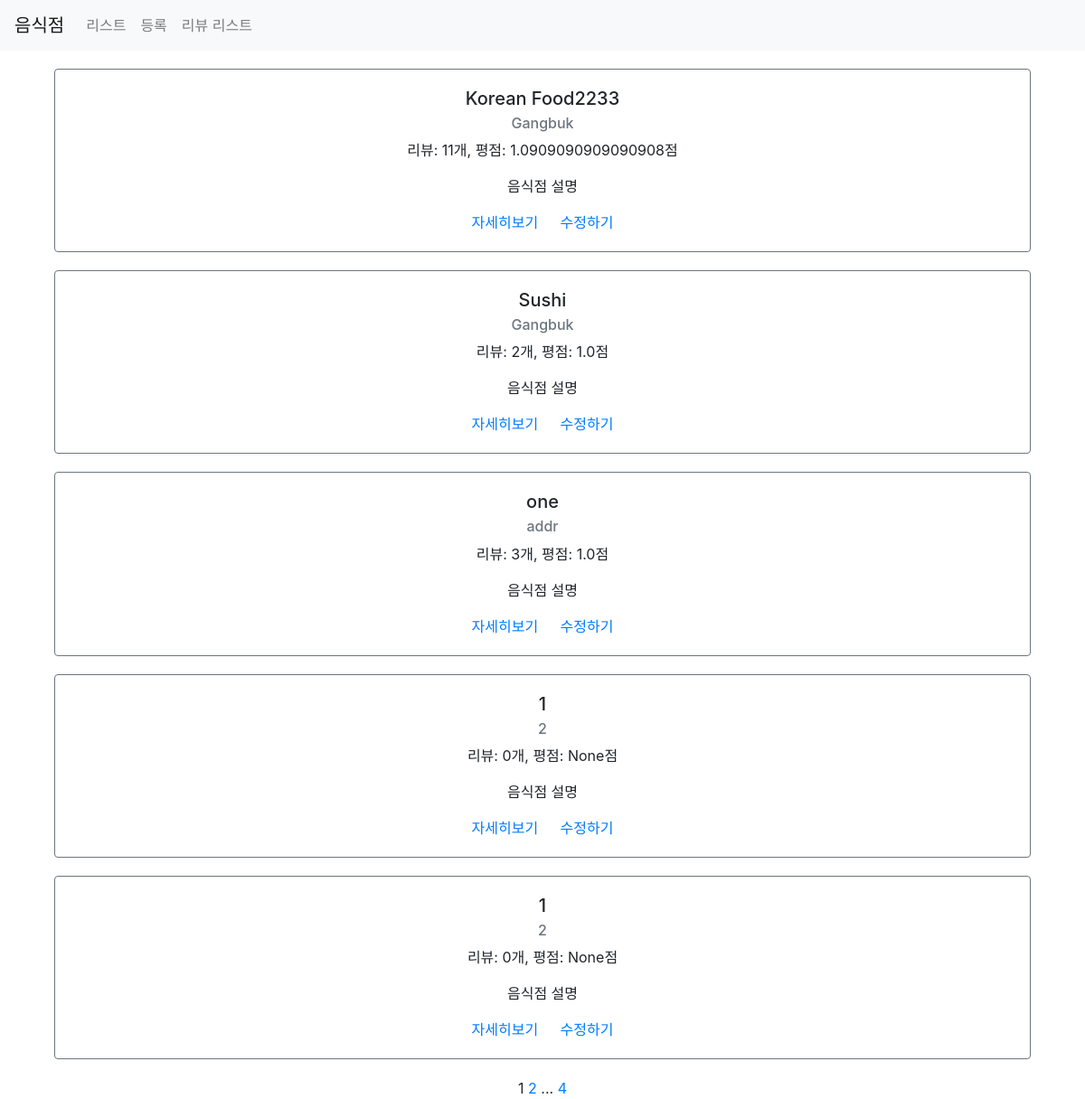
Page /third/list/ on the earlier database version.
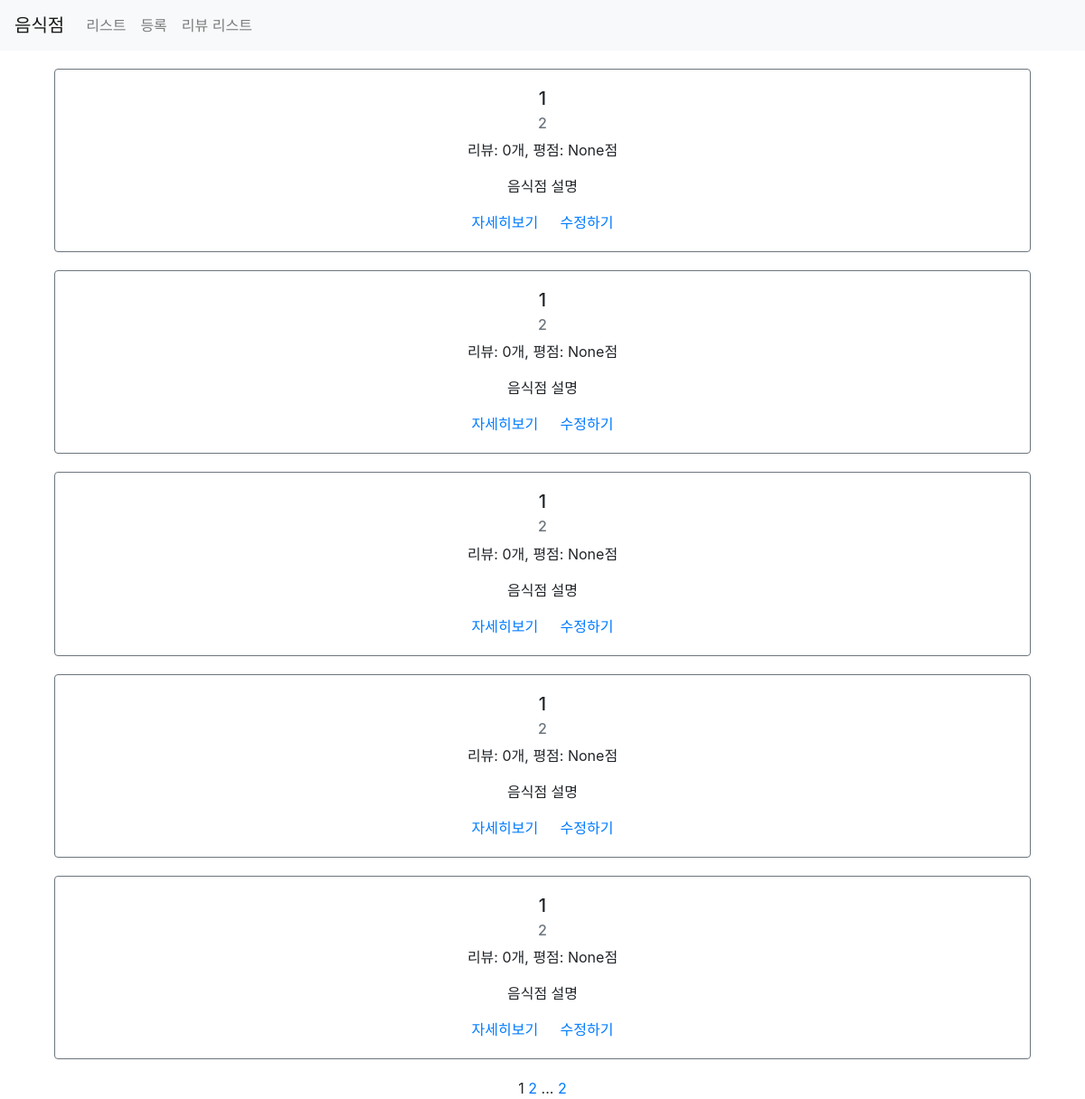
Same page on the later database version.
### third/models.py (models this page shows)
class Restaurant(models.Model):
    name = models.CharField(max_length=30)
    address = models.CharField(max_length=200)
    password = models.CharField(max_length=20, default=None, null=True)
    image = models.CharField(max_length=500, default=None, null=True)
    created_at = models.DateTimeField(auto_now_add=True)
    updated_at = models.DateTimeField(auto_now=True)

### third/views.py (the view)
# urls.py: path('list/', views.list, name="list"),
def list(request):
    restaurants = Restaurant.objects.all().annotate(reviews_count=Count('review')).annotate(average_point=Avg('review__point'))
    paginator = Paginator(restaurants, 5)
    page = request.GET.get('page')
    items = paginator.get_page(page)
    context = {
        'restaurants': items
    }
    return render(request, 'third/list.html', context)

### third/templates/third/list.html (shortened to what this page needs)
{% extends 'third/base.html' %}
{% load static %}
{% block content %}
<div class="container">
    {% for item in restaurants %}
    <div class="row restaurant-item" style="margin:20px auto;">
        <div class="col-sm-12">
            <div class="card border-secondary">
                <div class="card-body">
                    <h5 class="card-title">{{ item.name }}</h5>
                    <h6 class="card-subtitle mb-2 text-muted">{{ item.address }}</h6>
                    <p class="card-text">리뷰: {{ item.reviews_count }}개, 평점: {{ item.average_point }}점</p>
                    <p class="card-text">음식점 설명</p>
                    <a href="{% url 'restaurant-detail' id=item.id %}" class="card-link">자세히보기</a>
                    <a href="{% url 'restaurant-update' %}?id={{ item.id }}" class="card-link">수정하기</a>
                </div>
            </div>
        </div>
    </div>
    {% endfor %}
    <div class="row">
        <div class="col-sm-12 text-center">
            <div class="pagination">
                <span class="step-links text-center" style="width:100%;">
                    <span class="current">
                        {{ restaurants.number }}
                    </span>
                    {% if restaurants.has_next %}
                        <a href="?page={{ restaurants.next_page_number }}">{{ restaurants.next_page_number }}</a>
                        ...
                        <a href="?page={{ restaurants.paginator.num_pages }}">{{ restaurants.paginator.num_pages }}</a>
                    {% endif %}
                </span>
            </div>
        </div>
    </div>
</div>
{% endblock %}

Differences in the rows shown:
removed Restaurant: name "Korean Food2233", address "Gangbuk", reviews_count "11", average_point "1.0909090909090908"
removed Restaurant: name "Sushi", address "Gangbuk", reviews_count "2", average_point "1.0"
removed Restaurant: name "one", address "addr", reviews_count "3", average_point "1.0"
now on this page (row unchanged): Restaurant: name "1", address "2", reviews_count "0", average_point "None"
now on this page (row unchanged): Restaurant: name "1", address "2", reviews_count "0", average_point "None"
now on this page (row unchanged): Restaurant: name "1", address "2", reviews_count "0", average_point "None"
Other differences:
{{ restaurants.paginator.num_pages }}: "4" → "2"
